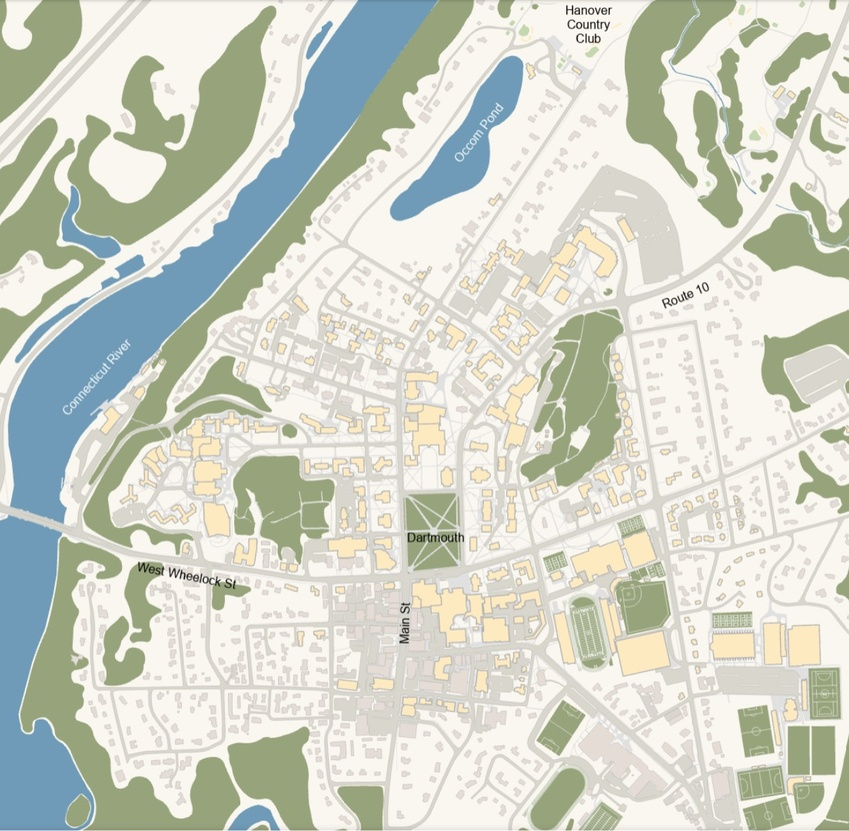
#> input picture old/2dmaps/dartmouthmap.jpg, 849 x 831 px, shrunk from 1219 x 1194 before the run
$ python dartmouthmap.py
#> lines starting #> are read from the running program, lines starting #| are printed output that depends on the picture; after the words box and inside, x2 and y2 are one past the last pixel; in counts of white or black regions, pixels touching at a corner belong together
import cv2
import numpy as np

# Load the image
image = cv2.imread('dartmouthmap.jpg')
#> image is the input picture: shape (831, 849, 3); mean B, G, R 199.6, 211.6, 207.7

print

# Convert to HSV
hsv_image = cv2.cvtColor(image, cv2.COLOR_BGR2HSV)
#> hsv_image: shape (831, 849, 3); mean H, S, V 34, 31.6, 216.8

# Define the color range (example: blue)
lower_blue = np.array([100, 50, 50])
upper_blue = np.array([130, 255, 255])

# Create the mask
mask = cv2.inRange(hsv_image, lower_blue, upper_blue)
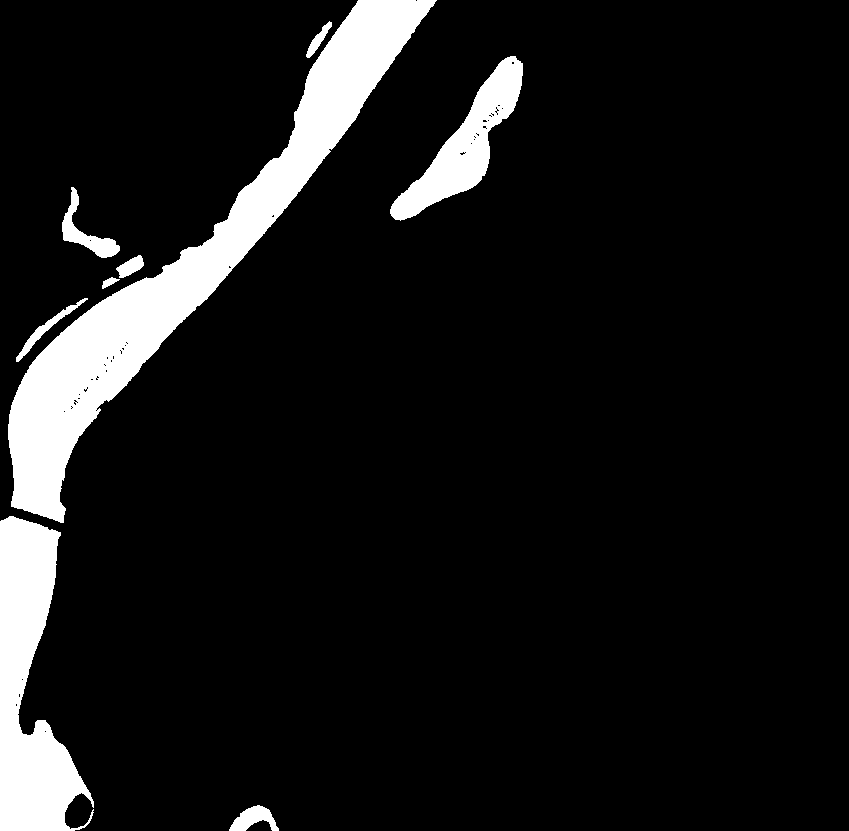
#> mask: shape (831, 849); 9.1% white; 9 white regions, largest, box (x1, y1, x2, y2) and area: (8, 0, 437, 523) 37932, (0, 516, 94, 831) 15982, (390, 56, 523, 221) 6905

# Apply the mask
masked_image = cv2.bitwise_and(image, image, mask=mask)
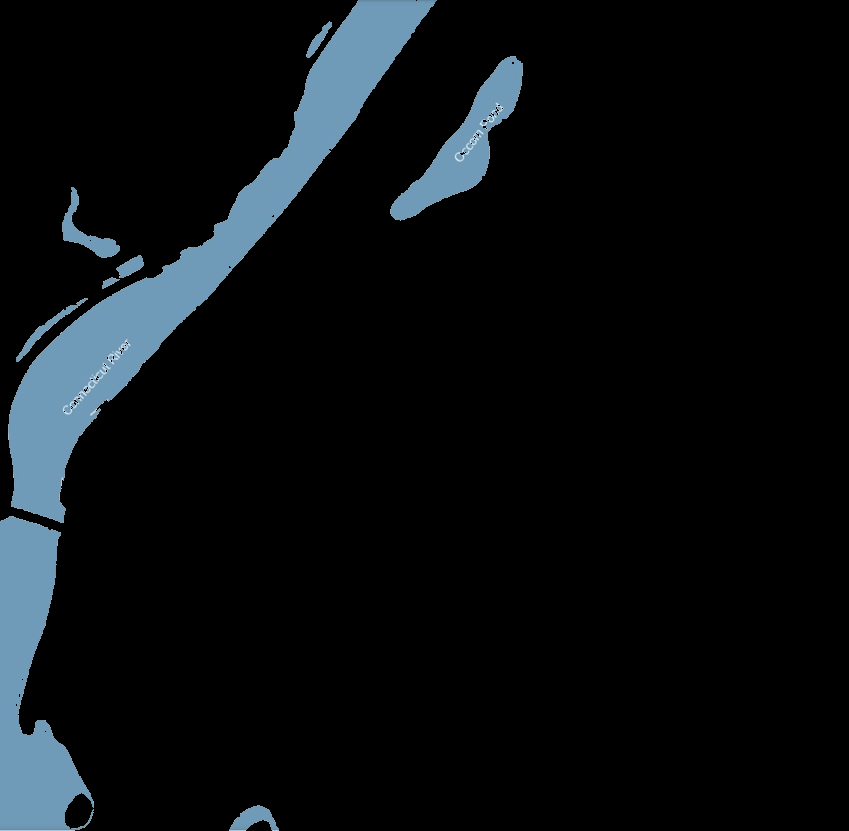
#> masked_image: shape (831, 849, 3); mean B, G, R 16.7, 14.1, 10.2

# Display the results
cv2.imshow('Original Image', image)
cv2.imshow('Mask', mask)
cv2.imshow('Masked Image', masked_image)
cv2.waitKey(0)
cv2.destroyAllWindows()
